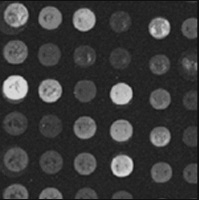
#> input picture ExerciseMinimaImposicion/src/micro24.pgm, 199 x 200 px
$ python a3.py 3 ../ExerciseMinimaImposicion/src/micro24.pgm out.png
#> lines starting #> are read from the running program, lines starting #| are printed output that depends on the picture
#> in run, img is the input picture: shape (200, 199); min 14, max 217, mean 57.7
#!/usr/bin/env python3
import sys
import cv2
import numpy as np
import os

def custom_erosion(img, kernel_size):
    """
    Perform morphological erosion on a grayscale image.

    Args:
        img (numpy.ndarray): Grayscale image.
        kernel_size (int): Size of the square kernel (should be odd).

    Returns:
        numpy.ndarray: Eroded image.
    """
#> called with kernel_size = 7
    h, w = img.shape
#> h = 200; w = 199
    pad = kernel_size // 2
    out = np.zeros_like(img)

    for y in range(h):
        for x in range(w):
            # Define the neighborhood bounds considering image limits.
            y_start = max(0, y - pad)
            y_end = min(h, y + pad + 1)
            x_start = max(0, x - pad)
            x_end = min(w, x + pad + 1)

            # Extract the valid neighborhood region.
            roi = img[y_start:y_end, x_start:x_end]

            # Assign the minimum value found in the region.
            out[y, x] = np.min(roi)
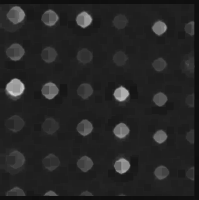
#> out: shape (200, 199); min 14, max 207, mean 37.4

    return out


def run():
    """
    Main function for Exercise 03a (Erosion).

    Usage:
      python exercise_03a.py <kernel_parameter> <input_image> <output_image>
    where:
      - <kernel_parameter> is an integer 'i' such that kernel size = 2*i + 1.
      - <input_image> is the path to the input PGM image.
      - <output_image> is the path where the output will be saved.

    If no arguments are provided, default values are used:
      kernel_parameter: 1         (kernel size becomes 3)
      input_image:      ./src/immed_gray_inv.pgm
      output_image:     ./output/immed_gray_inv_ero.pgm
    """
    script_dir = os.path.dirname(os.path.abspath(__file__))

    # Default values.
    default_kernel_param = 1
    default_input = os.path.join(script_dir, "src", "immed_gray_inv.pgm")
    default_output = os.path.join(script_dir, "output", "immed_gray_inv_ero.pgm")

    if len(sys.argv) == 1:
        kernel_param = default_kernel_param
        input_image_path = default_input
        output_image_path = default_output
        print("No arguments provided. Using default values:")
        print("  Kernel parameter (i):", kernel_param, "-> kernel size =", 2 * kernel_param + 1)
        print("  Input image:", input_image_path)
        print("  Output image:", output_image_path)
    elif len(sys.argv) == 4:
        try:
            kernel_param = int(sys.argv[1])
        except ValueError:
            print("Kernel parameter must be an integer.")
            sys.exit(1)
        input_image_path = sys.argv[2]
        output_image_path = sys.argv[3]
    else:
        print("Usage: python exercise_03a.py <kernel_parameter> <input_image> <output_image>")
        sys.exit(1)

    img = cv2.imread(input_image_path, cv2.IMREAD_GRAYSCALE)
    if img is None:
        print(f"Error: could not read image '{input_image_path}'")
        sys.exit(1)

    kernel_size = 2 * kernel_param + 1

    # Perform erosion.
    eroded_img = custom_erosion(img, kernel_size)
    print(f"Erosion applied with a {kernel_size}x{kernel_size} kernel.")

    os.makedirs(os.path.dirname(output_image_path), exist_ok=True)

    cv2.imwrite(output_image_path, eroded_img)
    print("Output image saved to:", output_image_path)
    return eroded_img

if __name__ == "__main__":
    run()
